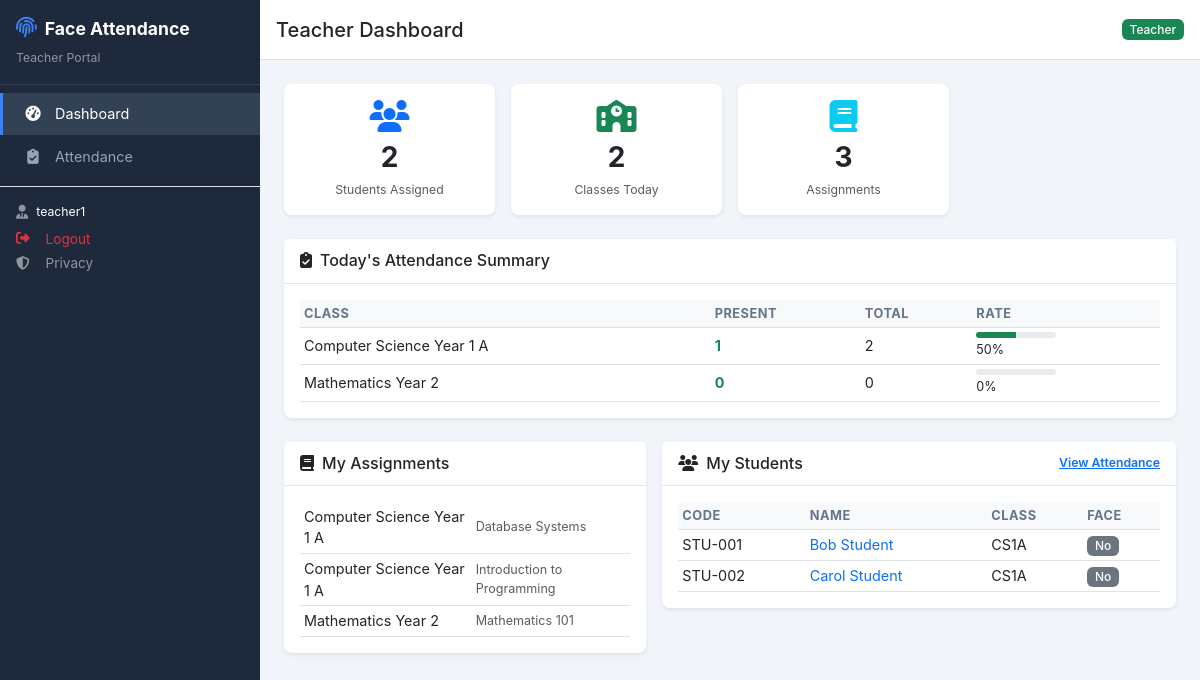
The page /public/teacher/dashboard (signed in) on the database its author committed.
### tables this page shows
CREATE TABLE classes (
    id INT UNSIGNED AUTO_INCREMENT PRIMARY KEY,
    class_code VARCHAR(40) NOT NULL UNIQUE,
    class_name VARCHAR(120) NOT NULL,
    start_time TIME NOT NULL DEFAULT '08:00:00',
    late_grace_minutes INT UNSIGNED NOT NULL DEFAULT 15,
    rest_start_time TIME NULL,
    rest_end_time TIME NULL,
    is_active TINYINT(1) NOT NULL DEFAULT 1,
    created_at DATETIME NOT NULL DEFAULT CURRENT_TIMESTAMP,
    updated_at DATETIME NOT NULL DEFAULT CURRENT_TIMESTAMP ON UPDATE CURRENT_TIMESTAMP,
    INDEX idx_classes_active (is_active)
);

CREATE TABLE teacher_assignments (
    id INT UNSIGNED AUTO_INCREMENT PRIMARY KEY,
    teacher_id INT UNSIGNED NOT NULL,
    class_id INT UNSIGNED NOT NULL,
    subject_id INT UNSIGNED NULL,
    created_at DATETIME NOT NULL DEFAULT CURRENT_TIMESTAMP,
    UNIQUE KEY uq_assignment (teacher_id, class_id, subject_id),
    CONSTRAINT fk_ta_teacher FOREIGN KEY (teacher_id) REFERENCES teachers(id) ON DELETE CASCADE ON UPDATE CASCADE,
    CONSTRAINT fk_ta_class FOREIGN KEY (class_id) REFERENCES classes(id) ON DELETE CASCADE ON UPDATE CASCADE,
    CONSTRAINT fk_ta_subject FOREIGN KEY (subject_id) REFERENCES subjects(id) ON DELETE SET NULL ON UPDATE CASCADE,
    INDEX idx_ta_teacher (teacher_id),
    INDEX idx_ta_class (class_id)
);

CREATE TABLE subjects (
    id INT UNSIGNED AUTO_INCREMENT PRIMARY KEY,
    subject_code VARCHAR(40) NOT NULL UNIQUE,
    subject_name VARCHAR(120) NOT NULL,
    description TEXT NULL,
    is_active TINYINT(1) NOT NULL DEFAULT 1,
    created_at DATETIME NOT NULL DEFAULT CURRENT_TIMESTAMP,
    updated_at DATETIME NOT NULL DEFAULT CURRENT_TIMESTAMP ON UPDATE CURRENT_TIMESTAMP,
    INDEX idx_subjects_active (is_active)
);

CREATE TABLE students (
    id INT UNSIGNED AUTO_INCREMENT PRIMARY KEY,
    user_id INT UNSIGNED NULL UNIQUE,
    student_code VARCHAR(40) NOT NULL UNIQUE,
    full_name VARCHAR(120) NOT NULL,
    email VARCHAR(120) NULL,
    phone VARCHAR(30) NULL,
    gender ENUM('male','female','other') NULL,
    date_of_birth DATE NULL,
    class_id INT UNSIGNED NULL,
    is_active TINYINT(1) NOT NULL DEFAULT 1,
    face_registered TINYINT(1) NOT NULL DEFAULT 0,
    face_registration_version INT UNSIGNED NOT NULL DEFAULT 0,
    created_at DATETIME NOT NULL DEFAULT CURRENT_TIMESTAMP,
    updated_at DATETIME NOT NULL DEFAULT CURRENT_TIMESTAMP ON UPDATE CURRENT_TIMESTAMP,
    CONSTRAINT fk_students_user FOREIGN KEY (user_id) REFERENCES users(id) ON DELETE SET NULL ON UPDATE CASCADE,
    CONSTRAINT fk_students_class FOREIGN KEY (class_id) REFERENCES classes(id) ON DELETE SET NULL ON UPDATE CASCADE,
    INDEX idx_students_class (class_id),
    INDEX idx_students_active (is_active),
    INDEX idx_students_face_reg (face_registered)
);

### app/Controllers/Teacher/DashboardController.php (called while the page is built, shortened)
<?php
require_once BASE_PATH . '/app/Models/TeacherModel.php';
require_once BASE_PATH . '/app/Models/StudentModel.php';
class TeacherDashboardController extends BaseController
{
    public function index(): void
    {
        $teacherId = (int) Session::get('teacher_id');
        $assignments = TeacherModel::getClassAssignments($teacherId);
        $students = StudentModel::listForTeacher($teacherId);
        $classIds = TeacherModel::getClassIds($teacherId);
        $todaySummary = [];
        $today = date('Y-m-d');
        foreach ($classIds as $cid) {
            $row = Database::fetchOne("
                SELECT
                    c.class_code, c.class_name,
                    (SELECT COUNT(*) FROM students WHERE class_id = ? AND is_active = 1) AS total,
                    (SELECT COUNT(*) FROM attendance a JOIN students s ON s.id = a.student_id
                     WHERE a.attendance_date = ? AND s.class_id = ? AND a.status IN ('checked_in','late')) AS present
                FROM classes c WHERE c.id = ?", [$cid, $today, $cid, $cid]);
            if ($row) {
                $row['present'] = (int)$row['present'];
                $row['total'] = (int)$row['total'];
                $todaySummary[] = $row;
            }
        }
        $this->view('teacher/dashboard', 'teacher', [
            'title' => 'Teacher Dashboard',
            'teacherId' => $teacherId,
            'assignments' => $assignments,
            'students' => $students,
            'todaySummary' => $todaySummary,
            'csrf' => $this->csrfField(),
        ]);
    }
}

### public/index.php (called while the page is built, shortened)
<?php
$requestUri = $_SERVER['REQUEST_URI'] ?? '/';
$baseDir = parse_url(APP_URL, PHP_URL_PATH) ?? '';
if ($baseDir && strpos($requestUri, $baseDir) === 0) {
    $requestUri = substr($requestUri, strlen($baseDir));
}
$requestUri = $requestUri ?: '/';
$method = $_SERVER['REQUEST_METHOD'] ?? 'GET';
$requestUri = parse_url($requestUri, PHP_URL_PATH) ?: $requestUri;
$requestUri = preg_replace('#^/index\.php(?:/|$)#', '/', $requestUri);
$requestUri = rtrim($requestUri, '/') ?: '/';
$router = new Router();
$router->dispatch($method, $requestUri);

### app/Core/Database.php (called while the page is built, shortened)
<?php
class Database
{
    private static ?PDO $instance = null;
    public static function getInstance(): PDO
    {
        if (self::$instance === null) {
            $dsn = "mysql:host=" . DB_HOST . ";dbname=" . DB_NAME . ";charset=" . DB_CHARSET;
            try {
                self::$instance = new PDO($dsn, DB_USER, DB_PASS, [
                    PDO::ATTR_ERRMODE => PDO::ERRMODE_EXCEPTION,
                    PDO::ATTR_DEFAULT_FETCH_MODE => PDO::FETCH_ASSOC,
                    PDO::ATTR_EMULATE_PREPARES => false,
                ]);
            } catch (PDOException $e) {
                if (APP_DEBUG) {
                    die("Database connection failed: " . $e->getMessage());
                }
                die("A database error occurred. Please try again later.");
            }
        }
        return self::$instance;
    }
    public static function query(string $sql, array $params = []): PDOStatement
    {
        $stmt = self::getInstance()->prepare($sql);
        $stmt->execute($params);
        return $stmt;
    }
    public static function fetchOne(string $sql, array $params = []): ?array
    {
        $stmt = self::query($sql, $params);
        $result = $stmt->fetch();
        return $result === false ? null : $result;
    }
    public static function fetchAll(string $sql, array $params = []): array
    {
        $stmt = self::query($sql, $params);
        return $stmt->fetchAll();
    }
}

### app/Models/TeacherModel.php (called while the page is built, shortened)
<?php
class TeacherModel
{
    public static function getClassAssignments(int $teacherId): array
    {
        return Database::fetchAll("
            SELECT ta.*, c.class_code, c.class_name, s.subject_code, s.subject_name
            FROM teacher_assignments ta
            JOIN classes c ON c.id = ta.class_id
            LEFT JOIN subjects s ON s.id = ta.subject_id
            WHERE ta.teacher_id = ?
            ORDER BY c.class_code, s.subject_code", [$teacherId]);
    }
    public static function getClassIds(int $teacherId): array
    {
        $rows = Database::fetchAll("SELECT DISTINCT class_id FROM teacher_assignments WHERE teacher_id = ?", [$teacherId]);
        return array_column($rows, 'class_id');
    }
}

### app/Models/StudentModel.php (called while the page is built, shortened)
<?php
class StudentModel
{
    public static function listForTeacher(int $teacherId): array
    {
        $classIds = TeacherModel::getClassIds($teacherId);
        $inList = implode(',', array_map('intval', $classIds));
        return Database::fetchAll("
            SELECT DISTINCT s.*, c.class_code, c.class_name
            FROM students s
            JOIN classes c ON c.id = s.class_id
            WHERE c.id IN ($inList) AND s.is_active = 1
            ORDER BY s.student_code");
    }
}

### app/Core/Session.php (called while the page is built, shortened)
<?php
class Session
{
    public static function get(string $key, $default = null)
    {
        return $_SESSION[$key] ?? $default;
    }
}

### views/teacher/dashboard.php (the view, shortened to what this page needs)
<div class="row g-3 mb-4">
    <div class="col-6 col-md-3">
        <div class="card border-0 shadow-sm"><div class="card-body text-center">
            <i class="fa-solid fa-users fs-2 text-primary mb-1"></i>
            <div class="fs-3 fw-bold"><?php echo count($students); ?></div>
            <small class="text-muted">Students Assigned</small>
        </div></div>
    </div>
    <div class="col-6 col-md-3">
        <div class="card border-0 shadow-sm"><div class="card-body text-center">
            <i class="fa-solid fa-school fs-2 text-success mb-1"></i>
            <div class="fs-3 fw-bold"><?php echo count($todaySummary); ?></div>
            <small class="text-muted">Classes Today</small>
        </div></div>
    </div>
    <div class="col-6 col-md-3">
        <div class="card border-0 shadow-sm"><div class="card-body text-center">
            <i class="fa-solid fa-book fs-2 text-info mb-1"></i>
            <div class="fs-3 fw-bold"><?php echo count($assignments); ?></div>
            <small class="text-muted">Assignments</small>
        </div></div>
    </div>
</div>
<div class="row g-3 mb-4">
    <div class="col-12">
        <div class="card border-0 shadow-sm">
            <div class="card-header bg-white"><h6 class="mb-0"><i class="fa-solid fa-clipboard-check me-2"></i>Today's Attendance Summary</h6></div>
            <div class="card-body">
                <div class="table-responsive">
                    <table class="table table-sm table-hover align-middle mb-0">
                        <thead class="table-light">
                            <tr><th>Class</th><th>Present</th><th>Total</th><th>Rate</th></tr>
                        </thead>
                        <tbody>
                        <?php foreach ($todaySummary as $row): ?>
                        <tr>
                            <td><?php echo htmlspecialchars($row['class_name']); ?></td>
                            <td class="fw-bold text-success"><?php echo $row['present']; ?></td>
                            <td><?php echo $row['total']; ?></td>
                            <td>
                                <?php $rate = $row['total'] > 0 ? round(($row['present']/$row['total'])*100) : 0; ?>
                                <div class="progress progress-sm" style="height:6px;width:80px">
                                    <div class="progress-bar bg-success" style="width:<?php echo $rate; ?>%"></div>
                                </div>
                                <small><?php echo $rate; ?>%</small>
                            </td>
                        </tr>
                        <?php endforeach; ?>
                        </tbody>
                    </table>
                </div>
            </div>
        </div>
    </div>
</div>
<div class="row g-3">
    <div class="col-lg-5">
        <div class="card border-0 shadow-sm">
            <div class="card-header bg-white"><h6 class="mb-0"><i class="fa-solid fa-book me-2"></i>My Assignments</h6></div>
            <div class="card-body">
                <?php if (empty($assignments)): ?>
                    <p class="text-muted mb-0">No class/subject assignments yet.</p>
                <?php else: ?>
                <table class="table table-sm mb-0">
                    <?php foreach ($assignments as $a): ?>
                    <tr>
                        <td><?php echo htmlspecialchars($a['class_name']); ?></td>
                        <td class="text-muted small"><?php echo htmlspecialchars($a['subject_name'] ?? 'All Subjects'); ?></td>
                    </tr>
                    <?php endforeach; ?>
                </table>
                <?php endif; ?>
            </div>
        </div>
    </div>
    <div class="col-lg-7">
        <div class="card border-0 shadow-sm">
            <div class="card-header bg-white d-flex justify-content-between align-items-center">
                <h6 class="mb-0"><i class="fa-solid fa-users me-2"></i>My Students</h6>
                <a href="<?php echo APP_URL; ?>/teacher/attendance" class="small">View Attendance</a>
            </div>
            <div class="card-body">
                <?php if (empty($students)): ?>
                    <p class="text-muted mb-0">No students assigned to your classes yet.</p>
                <?php else: ?>
                <div class="table-responsive" style="max-height:320px">
                    <table class="table table-sm table-hover align-middle mb-0">
                        <thead class="table-light sticky-top"><tr><th>Code</th><th>Name</th><th>Class</th><th>Face</th></tr></thead>
                        <tbody>
                        <?php foreach ($students as $s): ?>
                        <tr>
                            <td><?php echo htmlspecialchars($s['student_code']); ?></td>
                            <td><a href="<?php echo APP_URL; ?>/teacher/students/<?php echo $s['id']; ?>" class="text-decoration-none"><?php echo htmlspecialchars($s['full_name']); ?></a></td>
                            <td><?php echo htmlspecialchars($s['class_code'] ?? '—'); ?></td>
                            <td><?php echo $s['face_registered'] ? '<span class="badge bg-success">Yes</span>' : '<span class="badge bg-secondary">No</span>'; ?></td>
                        </tr>
                        <?php endforeach; ?>
                        </tbody>
                    </table>
                </div>
                <?php endif; ?>
            </div>
        </div>
    </div>
</div>

### public/assets/css/app.css (style rules this page uses)
:root { --sidebar-width: 260px; --sidebar-bg: #1e293b; --sidebar-hover: #334155; --sidebar-active: #3b82f6; --topbar-height: 60px; --content-bg: #f1f5f9; --card-shadow: 0 2px 12px rgba(0,0,0,0.08); --primary: #3b82f6; --success: #10b981; --danger: #ef4444; --warning: #f59e0b; }
* { box-sizing: border-box; }
body { font-family: -apple-system, BlinkMacSystemFont, 'Segoe UI', Roboto, Oxygen, Ubuntu, sans-serif; background: var(--content-bg); min-height: 100vh; font-size: 14px; }
.card { border-radius: 8px; box-shadow: var(--card-shadow); }
.card-header { border-bottom: 1px solid #e2e8f0; background: #fff; font-weight: 600; padding: 0.75rem 1rem; }
.card-body { padding: 1rem; }
.table { font-size: 0.9rem; }
.table thead th { font-size: 0.8rem; text-transform: uppercase; letter-spacing: 0.5px; color: #64748b; }
.table td { vertical-align: middle; }
.table-responsive { overflow-x: auto; }
.badge { font-weight: 500; font-size: 0.75rem; }
.progress { height: 6px; }
.progress-sm { height: 4px; }
.sticky-top { position: sticky; top: 0; z-index: 10; }

### rows shown on the page
classes: class_name "Computer Science Year 1 A", present "1", total "2", rate "50"
classes: class_name "Mathematics Year 2", present "0", total "0", rate "0"
teacher_assignments: class.class_name "Computer Science Year 1 A", subject.subject_name "Database Systems"
teacher_assignments: class.class_name "Computer Science Year 1 A", subject.subject_name "Introduction to Programming"
teacher_assignments: class.class_name "Mathematics Year 2", subject.subject_name "Mathematics 101"
students: student_code "STU-001", full_name "Bob Student", class.class_code "CS1A", face_registered "No"
students: student_code "STU-002", full_name "Carol Student", class.class_code "CS1A", face_registered "No"

### other values the page prints
APP_NAME "Face Attendance"
Session::get('username', 'Teacher') "teacher1"
$title "Teacher Dashboard"
count($students) "2"
count($todaySummary) "2"
count($assignments) "3"
